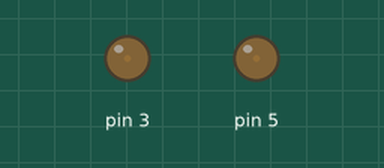
The sketch below on a simulated Arduino Uno, built with avr-gcc and run on an emulated ATmega328P. On the bench: output pins drawn as LEDs (lit = HIGH).

Above: at 0.05 s.
At 3.45 s:
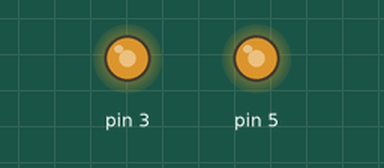
At 6.95 s:
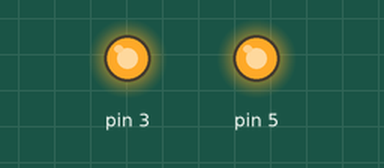
At 13.95 s:
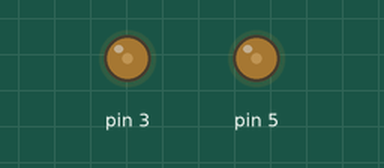
Timing chart, 0 to 26.3 s (numbered marks = the images above):
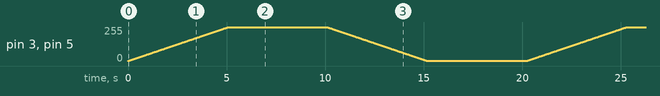

The sketch:

pwm_example.ino
```cpp
volatile int brightness = 1;         //initializing a integer for incrementing and decrementing duty ratio.
volatile int flow = 1;
void setup()
{
  // declare pin 3 to be an output:
  pinMode(3, OUTPUT);

  // declare pin 5 to be an output:
  pinMode(5, OUTPUT);
}

// the loop routine runs over and over again forever:
void loop()
{
     analogWrite(3, brightness);
     analogWrite(5, brightness);

    if((flow == 1) && (brightness<255))
    {
      brightness++;
    }

    if((flow == 0) && (brightness>0))
    {
      brightness--;
    }

    if(brightness == 0)
    {
      flow = 1;
      delay(5000);
    }

    if(brightness == 255)
    {
      flow = 0;
      delay(5000);
    }

    delay(20);
}
```
